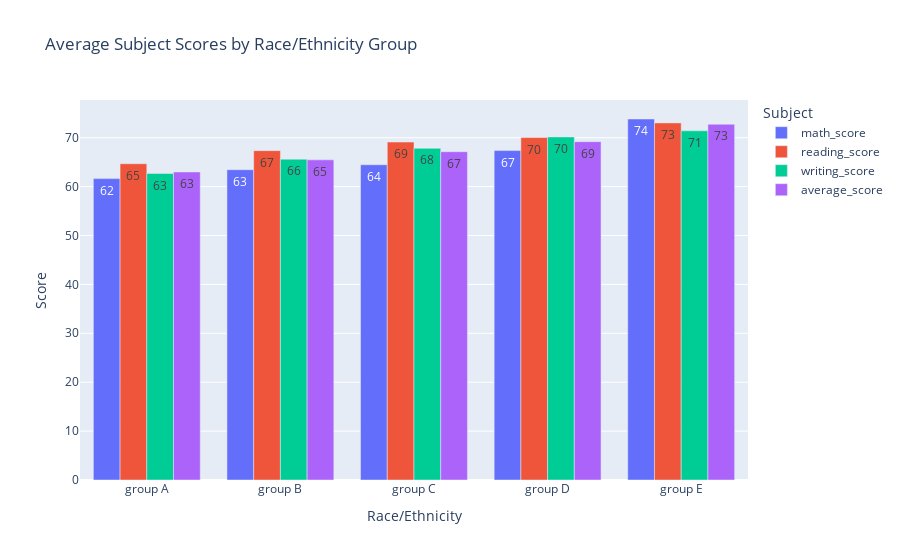

Notebook cell for this chart:
### Markdown cell above
Interactive Plotly Bar Chart

### Code cell
import plotly.express as px

race_group_avg = df.groupby('race/ethnicity')[['math_score', 'reading_score', 'writing_score', 'average_score']].mean().reset_index()
race_group_avg = race_group_avg.melt(id_vars='race/ethnicity', var_name='Subject', value_name='Average')

fig = px.bar(race_group_avg,
             x='race/ethnicity', y='Average', color='Subject',
             barmode='group', text_auto='.2s',
             title='Average Subject Scores by Race/Ethnicity Group')
fig.update_layout(yaxis_title='Score', xaxis_title='Race/Ethnicity')
fig.show()

### Figure 1 — Plotly figure (JSON) as saved in the notebook; plotly's stock layout.template omitted (floating-point values rounded to 4 significant figures)
{"data": [{"alignmentgroup": "True", "hovertemplate": "Subject=math_score<br>race/ethnicity=%{x}<br>Average=%{y}<extra></extra>", "legendgroup": "math_score", "marker": {"color": "#636efa", "pattern": {"shape": ""}}, "name": "math_score", "offsetgroup": "math_score", "orientation": "v", "showlegend": true, "textposition": "auto", "texttemplate": "%{y:.2s}", "type": "bar", "x": ["group A", "group B", "group C", "group D", "group E"], "xaxis": "x", "y": [61.63, 63.45, 64.46, 67.36, 73.82], "yaxis": "y"}, {"alignmentgroup": "True", "hovertemplate": "Subject=reading_score<br>race/ethnicity=%{x}<br>Average=%{y}<extra></extra>", "legendgroup": "reading_score", "marker": {"color": "#EF553B", "pattern": {"shape": ""}}, "name": "reading_score", "offsetgroup": "reading_score", "orientation": "v", "showlegend": true, "textposition": "auto", "texttemplate": "%{y:.2s}", "type": "bar", "x": ["group A", "group B", "group C", "group D", "group E"], "xaxis": "x", "y": [64.67, 67.35, 69.1, 70.03, 73.03], "yaxis": "y"}, {"alignmentgroup": "True", "hovertemplate": "Subject=writing_score<br>race/ethnicity=%{x}<br>Average=%{y}<extra></extra>", "legendgroup": "writing_score", "marker": {"color": "#00cc96", "pattern": {"shape": ""}}, "name": "writing_score", "offsetgroup": "writing_score", "orientation": "v", "showlegend": true, "textposition": "auto", "texttemplate": "%{y:.2s}", "type": "bar", "x": ["group A", "group B", "group C", "group D", "group E"], "xaxis": "x", "y": [62.67, 65.6, 67.83, 70.15, 71.41], "yaxis": "y"}, {"alignmentgroup": "True", "hovertemplate": "Subject=average_score<br>race/ethnicity=%{x}<br>Average=%{y}<extra></extra>", "legendgroup": "average_score", "marker": {"color": "#ab63fa", "pattern": {"shape": ""}}, "name": "average_score", "offsetgroup": "average_score", "orientation": "v", "showlegend": true, "textposition": "auto", "texttemplate": "%{y:.2s}", "type": "bar", "x": ["group A", "group B", "group C", "group D", "group E"], "xaxis": "x", "y": [62.99, 65.47, 67.13, 69.18, 72.75], "yaxis": "y"}], "layout": {"barmode": "group", "legend": {"title": {"text": "Subject"}, "tracegroupgap": 0}, "title": {"text": "Average Subject Scores by Race/Ethnicity Group"}, "xaxis": {"anchor": "y", "domain": [0, 1], "title": {"text": "Race/Ethnicity"}}, "yaxis": {"anchor": "x", "domain": [0, 1], "title": {"text": "Score"}}}}
